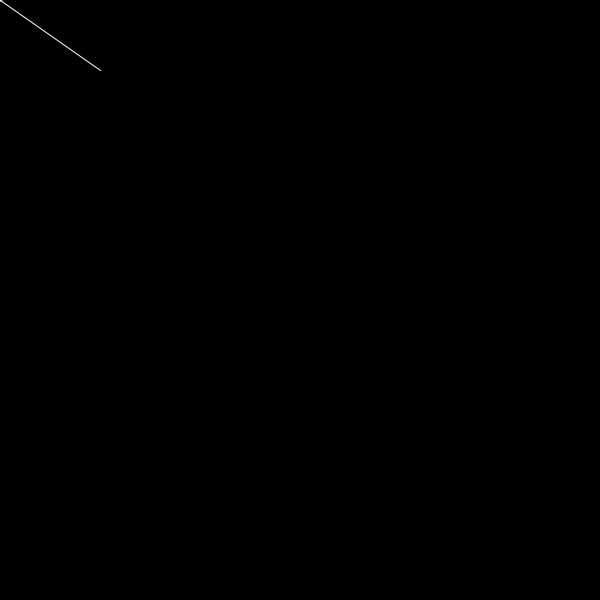
Frame 1 (no input)
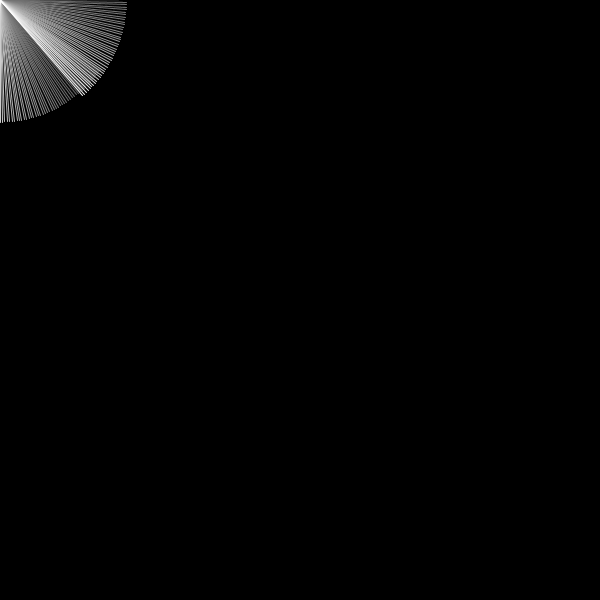
Frame 60 (the mouse pressed at the canvas centre just before this capture)
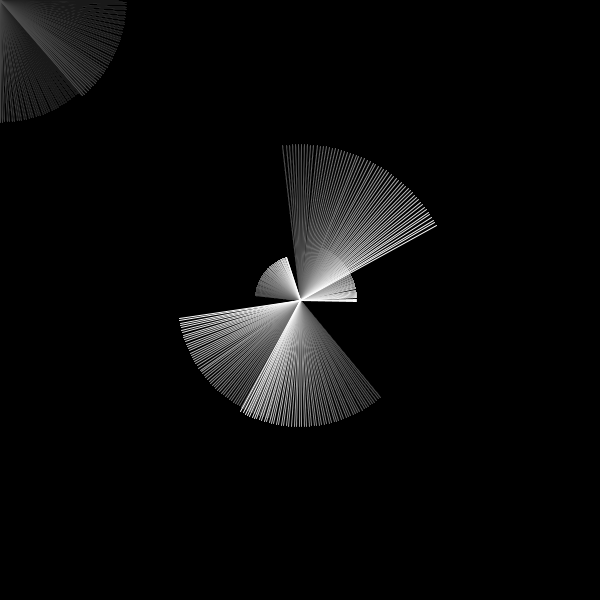
Frame 120 (the mouse held since frame 60 and released just before this capture)

The Processing sketch that drew these frames (run headless with seeded random() and noise(); from frame 60 on, the mouse is pressed at the canvas centre):

// Processing sketch: processing_90332
// ── processing_90332.pde

/*
 * Movement, by Henrique Silva.
 * Move the rotating shape with mouse.
 * 
 
*/

int z=0;
float teta=0;
float teta_inc=0.02;
float x=-40;
float y=-100;

void setup() {
size(600,600);
background(0);
}

void draw() {

noStroke();
fill(0,5);
rect(0,0,width,height);

translate(mouseX,mouseY);
rotate(teta);

stroke(255);

beginShape(LINES);
vertex(0,0);
vertex(120,-40.0);
vertex(0,0);
vertex(100,70);
vertex(0,0);
vertex(-20.0,40.0);
vertex(0,0);
vertex(-150.0,-40.0);
vertex(0,0);
vertex(-40.0,-40.0);
endShape();

teta+=teta_inc;

}
